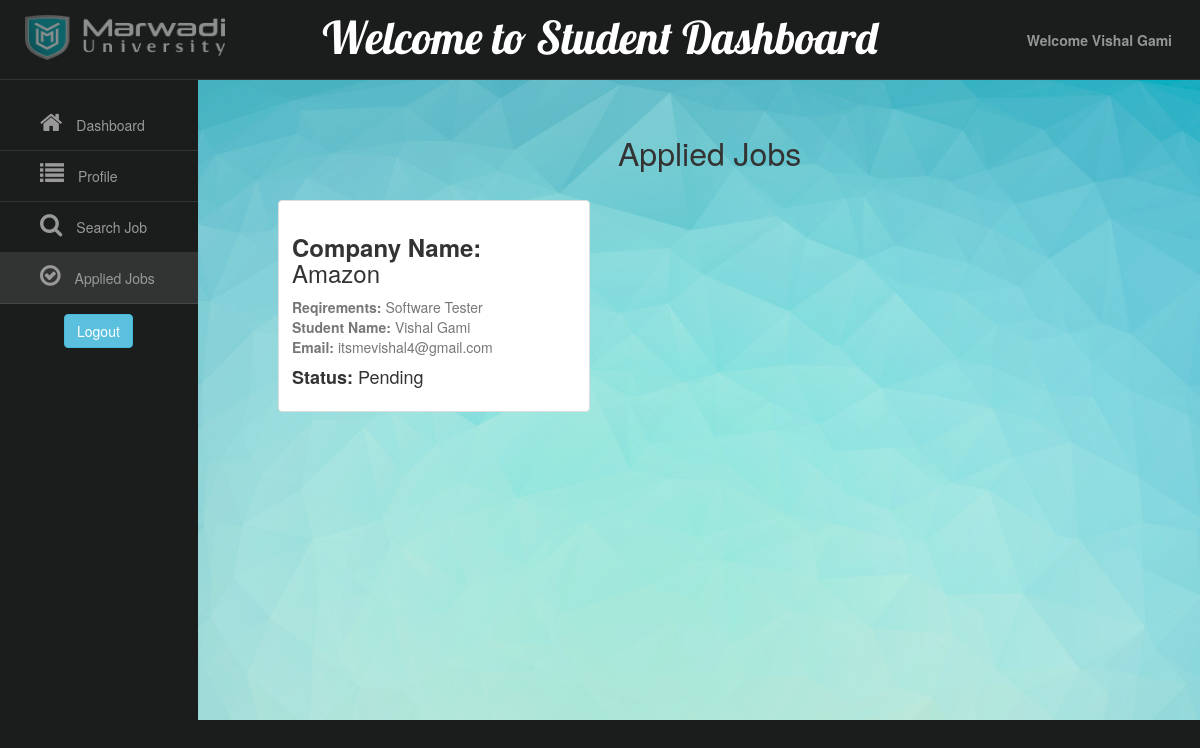
The page /Student/applied-jobs.php (signed in) on the database its author committed.
### tables this page shows
CREATE TABLE `appliedjob` (
  `id` int(11) NOT NULL,
  `cname` varchar(255) NOT NULL,
  `studentfname` varchar(255) NOT NULL,
  `studentlname` varchar(255) NOT NULL,
  `studentemail` varchar(255) NOT NULL,
  `status` varchar(255) NOT NULL,
  `cdesc` varchar(255) NOT NULL,
  `cid` int(11) NOT NULL
);

### Student/applied-jobs.php (the view, shortened to what this page needs)
<!DOCTYPE html>
<html>
<head>
	<link rel="stylesheet" type="text/css" href="css\style.css">
	<link rel="stylesheet" href="https://maxcdn.bootstrapcdn.com/bootstrap/3.3.7/css/bootstrap.min.css">
	<link rel="stylesheet" href="https://cdnjs.cloudflare.com/ajax/libs/font-awesome/4.7.0/css/font-awesome.min.css">
</head>
<body>
	<header>
			<div class="logo">
					<img src="..\images\logo1.png" alt="#HOME" >
			</div>
			<div class="title">Welcome to Student Dashboard</div>
			<nav>
					<ul class="main-nav">
                    <li><span style="color: #949695;"><?php echo "Welcome ".$_SESSION['fname']. " " .$_SESSION['lname']. "&emsp;&emsp;";?></span></li>
					</ul>
			</nav>
	</header>
<section>
<div style="width: 100%; height: auto;">
	<div id="sidebar-wrapper">
		<ul class="sidebar-nav">
			<li>
				<a href="studenthomepage.php"><i style="font-size:24px" class="fa fa-home"></i>&emsp;Dashboard</a></i>
			</li>
			<li>
					<a href="profile.php"><i style="font-size:24px" class="fa fa-list"></i>&emsp;Profile</a>
			</li>
			<li>
				<a href="searchcompany.php"><i style="font-size:24px" class="fa fa-search"></i>&emsp;Search Job</a>
			</li>
			<li class="active">
					<a href="applied-jobs.php"><i style="font-size:24px" class="fa fa-check-circle-o"></i>&emsp;Applied Jobs</a>
			</li>
        </ul>
        <form method="post"><button type="submit" name="logout" class="btn btn-info" style="margin: 10px 0 0 64px;">Logout</button></form>
	</div>
	<div class="mainpage">
		<div class="hd_title">Applied Jobs</div>
			<div class="main" style="padding-bottom: 520px">
                <div class="col-md-9 bg-white padding-2">
							<?php
								$con = mysqli_connect("localhost","root","","placement");
								$email = $_SESSION['email'];
								$sql = "SELECT * FROM appliedjob WHERE studentemail = '$email' ORDER BY id DESC";
								$result = $con->query($sql);
								if($result->num_rows > 0)
								{
									while($row = $result->fetch_assoc())
									{
							?>
									<div class="col-xs-6 col-sm-6 col-lg-6">
									<div class="thumbnail" style="width: auto;">
               	 					<div class="caption">
										<h3><strong>Company Name:</strong> <?php echo $row['cname']; ?></h3>
                    					<p class="flex-text text-muted"><strong>Reqirements: </strong> <?php echo $row['cdesc']; ?>
														<br><strong>Student Name:</strong> <?php echo $row['studentfname']. " " .$row['studentlname']; ?>
														<br><strong>Email:</strong> <?php echo $row['studentemail']; ?>
										</p>
										<h4><strong>Status: </strong><?php echo $row['status'];	?>
									</div>
									</div>
									</div>
							<?php
									}
								}
								else
								{
								}
							?>
                </div>
            </div>
    </div>
</div>
</section>
</body>
</html>

### Student/css/style.css (style rules this page uses)
* { margin: 0; padding: 0; }
html { scroll-behavior: smooth; background: #1B1D1C; }
header { width: 100%; float: left; height: 80px; background-color: #1B1D1C; position: static; border-bottom: 1px solid rgb(255, 255, 255, 0.1); }
.main-nav { float: right; list-style: none; margin: 30px 0px 0px 0px; font-weight: bolder; }
.main-nav li { display: inline-block; }
.logo img { width: 200px; height: 45px; float: left; margin: 15px 0px 0px 25px; opacity: 0.5; }
.title { position: absolute; text-align: center; width: 100%; overflow: hidden; color: white; font-size: 45px; margin-top: 5px; font-family: Lobster; }
#sidebar-wrapper { width: 16.5%; height: 100%; background: #1B1D1C; float: left; }
.sidebar-nav { width: 250px; margin: 0; padding-top: 20px; list-style: none; }
.sidebar-nav .active { background: rgba(255, 255, 255, 0.1); }
.sidebar-nav li { text-indent: 20px; line-height: 50px; border-bottom: 1px solid rgb(255, 255, 255, 0.1); }
.sidebar-nav li a { display: block; text-decoration: none; color: #999999; transition: 0.6s ease-in-out; }
.mainpage { width: 83.5%; height: 100%; float: left; background: url("../../images/login.jpg"); background-size: cover; }
.hd_title { text-align: center; font-size: 32px; top: 80px; margin: 50px 0px 0px 35%; position: absolute; }
.flex-text { flex-grow: 1; }
.mainpage .main { margin: 120px 0px 0px 50px; }

### rows shown on the page
appliedjob: cname "Amazon", cdesc "Software Tester", studentfname "Vishal", studentlname "Gami", studentemail "itsmevishal4@gmail.com", status "Pending"

### other values the page prints
$_SESSION['fname'] "Vishal"
$_SESSION['lname'] "Gami"
